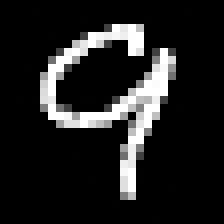
#> input picture handwritten/9/1.jpg, 28 x 28 px, found by its file name (shown 8 times larger)
$ python handwritten-list.py
#> lines starting #> are read from the running program, lines starting #| are printed output that depends on the picture
from PIL import Image

if __name__ == '__main__':
    img = Image.open('./handwritten/0/1.jpg')
#> img is the input picture: PIL image 28x28 RGB; min 0, max 255, mean 32.9
    width, height = img.size
#> width = 28; height = 28

    output_img = Image.new('RGB', (width * 5, height * 10))
#> output_img: PIL image 140x280 RGB; every value is 0

    for i in range(10):
        for j in range(5):
            img = Image.open(f'./handwritten/{i}/{j + 1}.jpg')
            output_img.paste(img, (j * width, i * height))
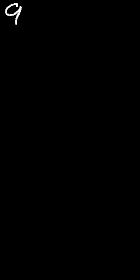
#> output_img: PIL image 140x280 RGB; min 0, max 255, mean 0.7
#> (the run stopped early here; a loop or call above may not have finished)
